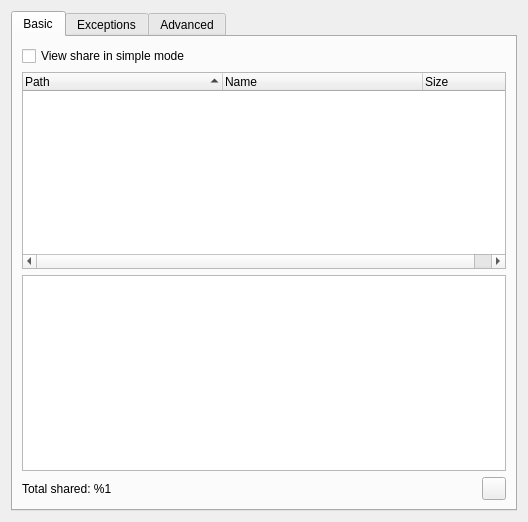
<?xml version="1.0" encoding="UTF-8"?>
<ui version="4.0">
 <class>UISettingsSharing</class>
 <widget class="QWidget" name="UISettingsSharing">
  <property name="geometry">
   <rect>
    <x>0</x>
    <y>0</y>
    <width>528</width>
    <height>522</height>
   </rect>
  </property>
  <property name="windowTitle">
   <string>Form</string>
  </property>
  <layout class="QVBoxLayout" name="verticalLayout">
   <item>
    <widget class="QTabWidget" name="tabWidget">
     <property name="tabShape">
      <enum>QTabWidget::Rounded</enum>
     </property>
     <property name="currentIndex">
      <number>0</number>
     </property>
     <widget class="QWidget" name="tab">
      <attribute name="title">
       <string>Basic</string>
      </attribute>
      <layout class="QVBoxLayout" name="verticalLayout_5">
       <item>
        <widget class="QCheckBox" name="checkBox_SIMPLE_SHARE_MODE">
         <property name="text">
          <string>View share in simple mode</string>
         </property>
        </widget>
       </item>
       <item>
        <widget class="QTreeWidget" name="treeWidget_SIMPLE_MODE">
         <property name="editTriggers">
          <set>QAbstractItemView::NoEditTriggers</set>
         </property>
         <property name="showDropIndicator" stdset="0">
          <bool>false</bool>
         </property>
         <property name="rootIsDecorated">
          <bool>false</bool>
         </property>
         <property name="itemsExpandable">
          <bool>false</bool>
         </property>
         <property name="sortingEnabled">
          <bool>true</bool>
         </property>
         <property name="expandsOnDoubleClick">
          <bool>false</bool>
         </property>
         <property name="columnCount">
          <number>3</number>
         </property>
         <attribute name="headerDefaultSectionSize">
          <number>200</number>
         </attribute>
         <column>
          <property name="text">
           <string>Path</string>
          </property>
         </column>
         <column>
          <property name="text">
           <string>Name</string>
          </property>
         </column>
         <column>
          <property name="text">
           <string>Size</string>
          </property>
         </column>
        </widget>
       </item>
       <item>
        <widget class="QTreeView" name="treeView"/>
       </item>
       <item>
        <widget class="QFrame" name="frame_2">
         <property name="frameShape">
          <enum>QFrame::NoFrame</enum>
         </property>
         <property name="frameShadow">
          <enum>QFrame::Raised</enum>
         </property>
         <layout class="QGridLayout" name="gridLayout">
          <property name="margin">
           <number>0</number>
          </property>
          <item row="0" column="0">
           <widget class="QLabel" name="label_TOTALSHARED">
            <property name="text">
             <string>Total shared: %1</string>
            </property>
           </widget>
          </item>
          <item row="0" column="1">
           <widget class="QToolButton" name="toolButton_RECREATE">
            <property name="text">
             <string/>
            </property>
           </widget>
          </item>
         </layout>
        </widget>
       </item>
      </layout>
     </widget>
     <widget class="QWidget" name="tab_4">
      <attribute name="title">
       <string>Exceptions</string>
      </attribute>
      <layout class="QVBoxLayout" name="verticalLayout_3">
       <item>
        <widget class="QLabel" name="label_6">
         <property name="text">
          <string>Don't share files and folders containing:</string>
         </property>
        </widget>
       </item>
       <item>
        <widget class="QListWidget" name="listWidget_SKIPLIST">
         <property name="toolTip">
          <string>Here you can specify templates for files you don't want to share. </string>
         </property>
        </widget>
       </item>
       <item>
        <layout class="QHBoxLayout" name="horizontalLayout">
         <item>
          <widget class="QToolButton" name="toolButton_ADD">
           <property name="toolTip">
            <string>Add new</string>
           </property>
           <property name="text">
            <string/>
           </property>
          </widget>
         </item>
         <item>
          <widget class="QToolButton" name="toolButton_BROWSE">
           <property name="toolTip">
            <string>Select and add the directory</string>
           </property>
           <property name="text">
            <string/>
           </property>
          </widget>
         </item>
         <item>
          <widget class="QToolButton" name="toolButton_EDIT">
           <property name="toolTip">
            <string>Edit</string>
           </property>
           <property name="text">
            <string/>
           </property>
          </widget>
         </item>
         <item>
          <widget class="QToolButton" name="toolButton_DELETE">
           <property name="toolTip">
            <string>Delete</string>
           </property>
           <property name="text">
            <string/>
           </property>
          </widget>
         </item>
         <item>
          <spacer name="horizontalSpacer">
           <property name="orientation">
            <enum>Qt::Horizontal</enum>
           </property>
           <property name="sizeHint" stdset="0">
            <size>
             <width>40</width>
             <height>20</height>
            </size>
           </property>
          </spacer>
         </item>
        </layout>
       </item>
      </layout>
     </widget>
     <widget class="QWidget" name="tab_3">
      <attribute name="title">
       <string>Advanced</string>
      </attribute>
      <layout class="QVBoxLayout" name="verticalLayout_2">
       <item>
        <widget class="QCheckBox" name="checkBox_FOLLOW">
         <property name="sizePolicy">
          <sizepolicy hsizetype="Preferred" vsizetype="Fixed">
           <horstretch>0</horstretch>
           <verstretch>0</verstretch>
          </sizepolicy>
         </property>
         <property name="text">
          <string>Follow symlinks</string>
         </property>
        </widget>
       </item>
       <item>
        <widget class="QCheckBox" name="checkBox_SHAREHIDDEN">
         <property name="sizePolicy">
          <sizepolicy hsizetype="Preferred" vsizetype="Fixed">
           <horstretch>0</horstretch>
           <verstretch>0</verstretch>
          </sizepolicy>
         </property>
         <property name="toolTip">
          <string>Share files with the Hidden attribute set and files inside directory with
the Hidden attribute set.
With this option off, files starting with a . (full stop) will not be shared.
Note: this option requires a refresh of the file list,
and may cause the client to appear to freeze.</string>
         </property>
         <property name="text">
          <string>Share hidden files</string>
         </property>
        </widget>
       </item>
       <item>
        <widget class="QCheckBox" name="checkBox_SHARE_TEMP_FILES">
         <property name="sizePolicy">
          <sizepolicy hsizetype="Preferred" vsizetype="Fixed">
           <horstretch>0</horstretch>
           <verstretch>0</verstretch>
          </sizepolicy>
         </property>
         <property name="text">
          <string>Share temporary files</string>
         </property>
        </widget>
       </item>
       <item>
        <widget class="QCheckBox" name="checkBox_AUTOREMOVE">
         <property name="text">
          <string>Auto remove non-existing directories</string>
         </property>
        </widget>
       </item>
       <item>
        <layout class="QHBoxLayout" name="horizontalLayout_3">
         <item>
          <widget class="QCheckBox" name="checkBox_FASTHASH">
           <property name="text">
            <string>Use fast hash</string>
           </property>
          </widget>
         </item>
         <item>
          <widget class="QLabel" name="label_7">
           <property name="sizePolicy">
            <sizepolicy hsizetype="Expanding" vsizetype="Preferred">
             <horstretch>0</horstretch>
             <verstretch>0</verstretch>
            </sizepolicy>
           </property>
           <property name="text">
            <string>Buffer size (MiB)</string>
           </property>
           <property name="alignment">
            <set>Qt::AlignRight|Qt::AlignTrailing|Qt::AlignVCenter</set>
           </property>
           <property name="wordWrap">
            <bool>true</bool>
           </property>
          </widget>
         </item>
         <item>
          <widget class="QComboBox" name="comboBox_BUFSIZE">
           <property name="currentIndex">
            <number>3</number>
           </property>
           <item>
            <property name="text">
             <string>1</string>
            </property>
           </item>
           <item>
            <property name="text">
             <string>2</string>
            </property>
           </item>
           <item>
            <property name="text">
             <string>4</string>
            </property>
           </item>
           <item>
            <property name="text">
             <string>8</string>
            </property>
           </item>
           <item>
            <property name="text">
             <string>16</string>
            </property>
           </item>
           <item>
            <property name="text">
             <string>32</string>
            </property>
           </item>
           <item>
            <property name="text">
             <string>64</string>
            </property>
           </item>
          </widget>
         </item>
        </layout>
       </item>
       <item>
        <widget class="QGroupBox" name="groupBox_FASTHASH">
         <property name="sizePolicy">
          <sizepolicy hsizetype="Preferred" vsizetype="Minimum">
           <horstretch>0</horstretch>
           <verstretch>0</verstretch>
          </sizepolicy>
         </property>
         <property name="title">
          <string>FastHash options (restart needed)</string>
         </property>
         <layout class="QGridLayout" name="gridLayout_2">
          <item row="0" column="0" rowspan="2">
           <layout class="QVBoxLayout" name="verticalLayout_4">
            <item>
             <widget class="QCheckBox" name="checkBox_MAPPRIVATE">
              <property name="text">
               <string>Private page mapping</string>
              </property>
             </widget>
            </item>
            <item>
             <widget class="QCheckBox" name="checkBox_MAPNORESERVE">
              <property name="text">
               <string>No reserve</string>
              </property>
             </widget>
            </item>
           </layout>
          </item>
          <item row="1" column="1">
           <layout class="QHBoxLayout" name="horizontalLayout_2">
            <item>
             <widget class="QCheckBox" name="checkBox_MAPPOPULATE">
              <property name="toolTip">
               <string/>
              </property>
              <property name="text">
               <string>Proactive read from disk</string>
              </property>
             </widget>
            </item>
           </layout>
          </item>
         </layout>
        </widget>
       </item>
       <item>
        <widget class="QCheckBox" name="checkBox_USE_ADL_ONLY_OWN_LIST">
         <property name="text">
          <string>Use ADL search only in own file list</string>
         </property>
        </widget>
       </item>
       <item>
        <layout class="QGridLayout" name="gridLayout_3">
         <item row="0" column="0">
          <widget class="QLabel" name="label">
           <property name="sizePolicy">
            <sizepolicy hsizetype="Expanding" vsizetype="Preferred">
             <horstretch>0</horstretch>
             <verstretch>0</verstretch>
            </sizepolicy>
           </property>
           <property name="text">
            <string>Automatically open extra slot if speed is below (KiB/s, 0 = infinite)</string>
           </property>
           <property name="scaledContents">
            <bool>true</bool>
           </property>
           <property name="alignment">
            <set>Qt::AlignRight|Qt::AlignTrailing|Qt::AlignVCenter</set>
           </property>
           <property name="wordWrap">
            <bool>true</bool>
           </property>
          </widget>
         </item>
         <item row="0" column="1">
          <widget class="QSpinBox" name="spinBox_EXTRA">
           <property name="toolTip">
            <string>If the average upload speed drops below the given number,
an additional upload slot will be granted.
These slots are granted once every 30 seconds at maximum.
If the speed of the original uploads increases,
the granted slot will not be closed.</string>
           </property>
           <property name="maximum">
            <number>10000</number>
           </property>
          </widget>
         </item>
         <item row="1" column="0">
          <widget class="QLabel" name="label_8">
           <property name="sizePolicy">
            <sizepolicy hsizetype="Expanding" vsizetype="Preferred">
             <horstretch>0</horstretch>
             <verstretch>0</verstretch>
            </sizepolicy>
           </property>
           <property name="text">
            <string>Hashing delay on startup (seconds, -1 = infinity)</string>
           </property>
           <property name="scaledContents">
            <bool>true</bool>
           </property>
           <property name="alignment">
            <set>Qt::AlignRight|Qt::AlignTrailing|Qt::AlignVCenter</set>
           </property>
           <property name="wordWrap">
            <bool>true</bool>
           </property>
          </widget>
         </item>
         <item row="1" column="1">
          <widget class="QSpinBox" name="spinBox_HASHING_START_DELAY">
           <property name="toolTip">
            <string>Here you can set time interval of auto refreshing your share.</string>
           </property>
           <property name="minimum">
            <number>-1</number>
           </property>
           <property name="maximum">
            <number>1800</number>
           </property>
          </widget>
         </item>
         <item row="2" column="0">
          <widget class="QLabel" name="label_5">
           <property name="sizePolicy">
            <sizepolicy hsizetype="Expanding" vsizetype="Preferred">
             <horstretch>0</horstretch>
             <verstretch>0</verstretch>
            </sizepolicy>
           </property>
           <property name="text">
            <string>Auto refresh time (minutes, 0 = off)</string>
           </property>
           <property name="scaledContents">
            <bool>true</bool>
           </property>
           <property name="alignment">
            <set>Qt::AlignRight|Qt::AlignTrailing|Qt::AlignVCenter</set>
           </property>
           <property name="wordWrap">
            <bool>true</bool>
           </property>
          </widget>
         </item>
         <item row="2" column="1">
          <widget class="QSpinBox" name="spinBox_REFRESH_TIME">
           <property name="toolTip">
            <string>Here you can set time interval of auto refreshing your share.</string>
           </property>
           <property name="maximum">
            <number>10080</number>
           </property>
          </widget>
         </item>
         <item row="3" column="0">
          <widget class="QLabel" name="label_3">
           <property name="sizePolicy">
            <sizepolicy hsizetype="Expanding" vsizetype="Preferred">
             <horstretch>0</horstretch>
             <verstretch>0</verstretch>
            </sizepolicy>
           </property>
           <property name="text">
            <string>Max hash speed (MB/s) (0 = infinite)</string>
           </property>
           <property name="alignment">
            <set>Qt::AlignRight|Qt::AlignTrailing|Qt::AlignVCenter</set>
           </property>
           <property name="wordWrap">
            <bool>true</bool>
           </property>
          </widget>
         </item>
         <item row="3" column="1">
          <widget class="QSpinBox" name="spinBox_MAXHASHSPEED">
           <property name="toolTip">
            <string>You can limit maximum hash speed here
if your system becomes slow while hasing files.</string>
           </property>
          </widget>
         </item>
         <item row="4" column="0">
          <widget class="QLabel" name="label_2">
           <property name="sizePolicy">
            <sizepolicy hsizetype="Expanding" vsizetype="Preferred">
             <horstretch>0</horstretch>
             <verstretch>0</verstretch>
            </sizepolicy>
           </property>
           <property name="text">
            <string>Upload slots</string>
           </property>
           <property name="alignment">
            <set>Qt::AlignRight|Qt::AlignTrailing|Qt::AlignVCenter</set>
           </property>
          </widget>
         </item>
         <item row="4" column="1">
          <widget class="QSpinBox" name="spinBox_UPLOAD">
           <property name="toolTip">
            <string>Configure the number of slots that other users can occupy
to download files from you. A remote user can use only
one slot for each hub that they're on with you.
SkyliteDC++ supports uploading file lists and files below 64 KiB
to other DC++ users without requiring a slot.
There's a max of 3 connections in addition to normal slots,
these are called mini slots.
Note: If a user leaves the hub, SkyliteDC++ will close his slots;
if the user is back within 10 minutes, SkyliteDC++ will grant him a slot.</string>
           </property>
          </widget>
         </item>
        </layout>
       </item>
       <item>
        <spacer name="verticalSpacer">
         <property name="orientation">
          <enum>Qt::Vertical</enum>
         </property>
         <property name="sizeHint" stdset="0">
          <size>
           <width>20</width>
           <height>40</height>
          </size>
         </property>
        </spacer>
       </item>
      </layout>
     </widget>
    </widget>
   </item>
  </layout>
 </widget>
 <resources/>
 <connections>
  <connection>
   <sender>checkBox_SIMPLE_SHARE_MODE</sender>
   <signal>toggled(bool)</signal>
   <receiver>treeView</receiver>
   <slot>setHidden(bool)</slot>
   <hints>
    <hint type="sourcelabel">
     <x>219</x>
     <y>45</y>
    </hint>
    <hint type="destinationlabel">
     <x>219</x>
     <y>299</y>
    </hint>
   </hints>
  </connection>
  <connection>
   <sender>checkBox_FASTHASH</sender>
   <signal>toggled(bool)</signal>
   <receiver>groupBox_FASTHASH</receiver>
   <slot>setEnabled(bool)</slot>
   <hints>
    <hint type="sourcelabel">
     <x>231</x>
     <y>170</y>
    </hint>
    <hint type="destinationlabel">
     <x>231</x>
     <y>222</y>
    </hint>
   </hints>
  </connection>
  <connection>
   <sender>checkBox_SIMPLE_SHARE_MODE</sender>
   <signal>toggled(bool)</signal>
   <receiver>treeWidget_SIMPLE_MODE</receiver>
   <slot>setVisible(bool)</slot>
   <hints>
    <hint type="sourcelabel">
     <x>219</x>
     <y>45</y>
    </hint>
    <hint type="destinationlabel">
     <x>219</x>
     <y>138</y>
    </hint>
   </hints>
  </connection>
 </connections>
</ui>
